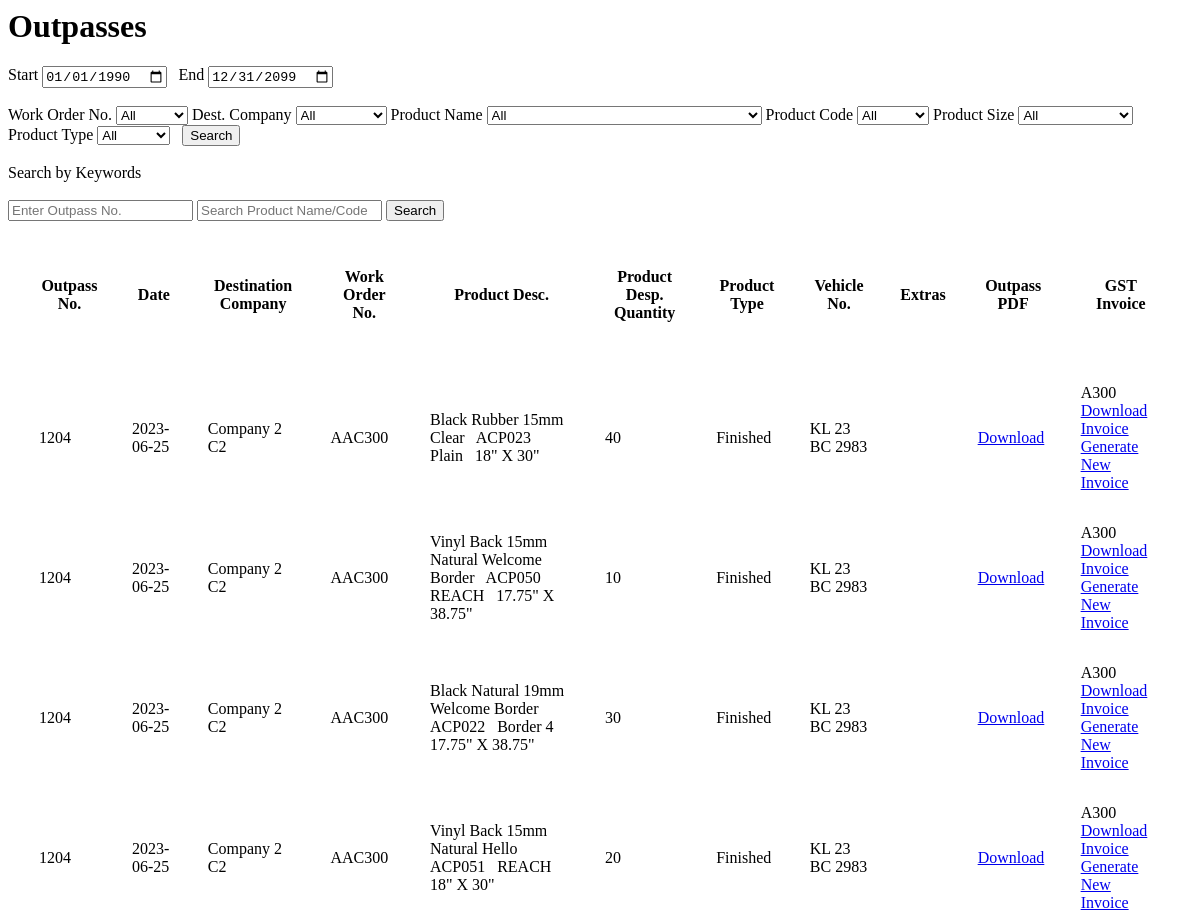
/outpassshowall.php (upper part), run on an earlier commit of the app's database.
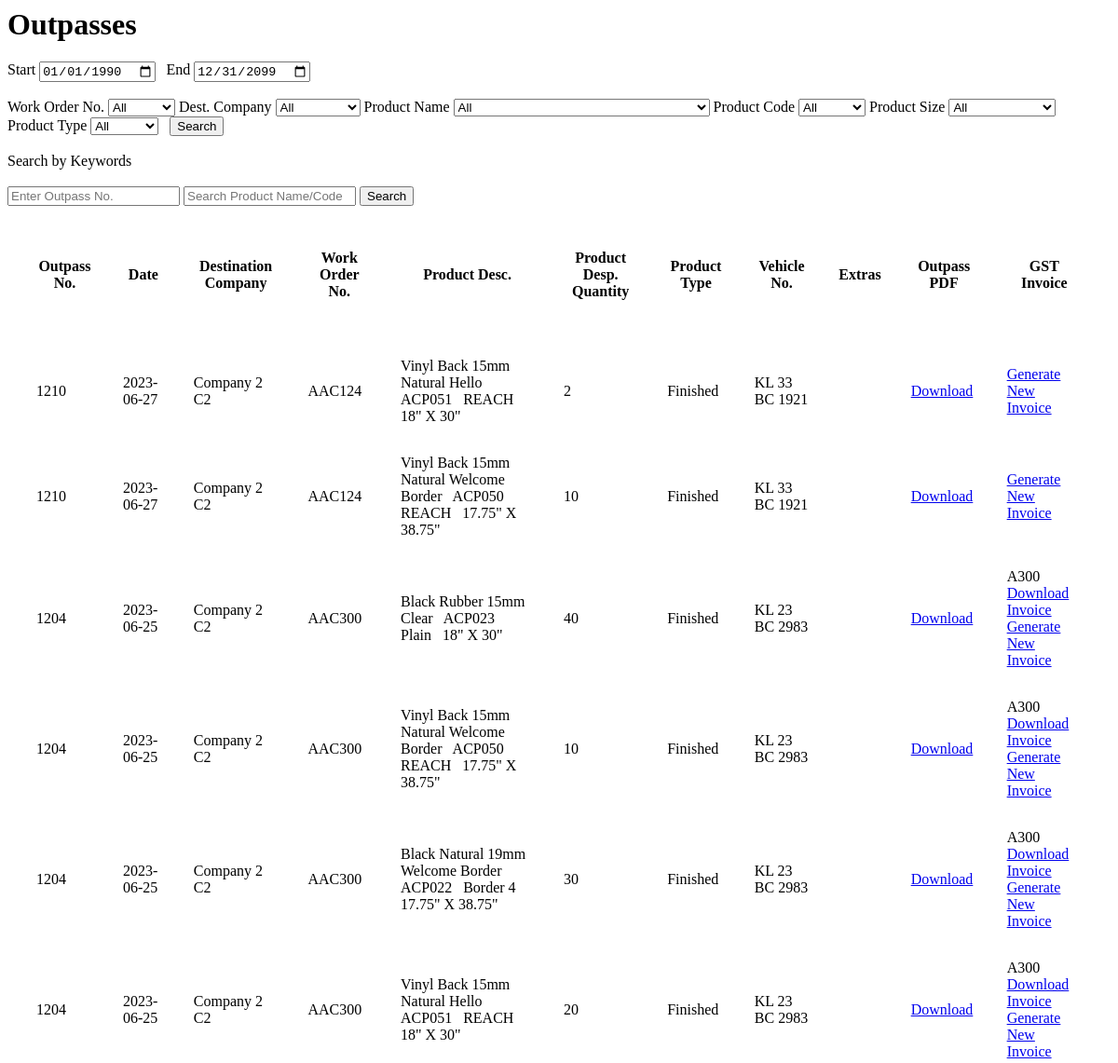
And on a later commit of the database.
### tables this page shows
CREATE TABLE IF NOT EXISTS `outpass` (
  `no` int NOT NULL AUTO_INCREMENT,
  `date` date NOT NULL,
  `work_order_no` varchar(25) NOT NULL,
  `dest` varchar(125) NOT NULL,
  `woc` varchar(125) NOT NULL,
  `vehicleno` varchar(50) NOT NULL,
  `extras` varchar(125) NOT NULL,
  `invoice_no` varchar(20) NOT NULL DEFAULT 'Not Generated',
  `type` varchar(10) NOT NULL DEFAULT 'outpass',
  `timestamp` timestamp NOT NULL DEFAULT CURRENT_TIMESTAMP,
  PRIMARY KEY (`no`)
);

CREATE TABLE IF NOT EXISTS `outpass_products` (
  `outpass_no` int NOT NULL,
  `product_type` varchar(15) NOT NULL DEFAULT 'finished',
  `product_name` varchar(50) NOT NULL,
  `work_order` varchar(25) NOT NULL,
  `product_code` varchar(25) NOT NULL DEFAULT 'AAC(code)',
  `product_design` varchar(50) NOT NULL,
  `product_size` varchar(25) NOT NULL,
  `product_qty` int NOT NULL
);

### outpassshowall.php (the view, shortened to what this page needs)
<?php
include 'conn.php';
?>
<?php
$start = '1990-01-31';
$end = '2099-12-31';
$sql = "select * from outpass,outpass_products where outpass.no = outpass_products.outpass_no";
$sql .= "  AND date BETWEEN '$start' AND '$end' ORDER BY timestamp DESC";
$retval = mysqli_query($conn, $sql);
?>
<html>
<body>
    <div>
        <h1>Outpasses</h1>
        <form name="filter" method="post">
            <label for="start">Start</label>
            <input type="date" value="1990-01-01" id='start' required name="start">
            <label for="end">End</label>
            <input name="end" value="2099-12-31" id='end' required type="date">
            <br> <br>
            <label>Work Order No.</label>
            <select name='workorderno'>
                <option selected>All</option>
            </select>
            <label>Dest. Company</label>
            <select name='company'>
                <option selected>All</option>
            </select>
            <label>Product Name</label>
            <select name='product_name'>
                <option selected>All</option>
            </select>
            <label>Product Code</label>
            <select name='product_code'>
                <option selected>All</option>
            </select>
            <label>Product Size</label>
            <select name='product_size'>
                <option selected>All</option>
            </select> &nbsp;
            <label>Product Type</label>
            <select name='product_type'>
                <option selected>All</option>
            </select> &nbsp;
            <input type="submit" name="filter" value="Search">
            <br> <br>
            Search by Keywords <br> <br>
            <input type="text" name="opno" placeholder="Enter Outpass No.">
            <input type="text" name="search" placeholder="Search Product Name/Code">
            <input type="submit" name="filter" value="Search">
        </form>
        <table style="border-spacing: 30px;">
            <thead>
                <th>
                    Outpass No.
                </th>
                <th>
                    Date
                </th>
                <th>
                    Destination Company
                </th>
                <th>
                    Work Order No.
                </th>
                <th>
                    Product Desc.
                </th>
                <th>
                    Product Desp. Quantity
                </th>
                <th>
                    Product Type
                </th>
                <th>
                    Vehicle No.
                </th>
                <th>
                    Extras
                </th>
                <th>
                    Outpass PDF
                </th>
                <th>
                    GST Invoice
                </th>
            </thead>
            <tbody>
                <tr>
                    <?php
                    while ($row = $retval->fetch_assoc()) {
                        if (!empty($row)) {
                            echo "
                    <tr>
                    <td>
                    {$row['no']}
                    </td>
                    <td>
                    {$row['date']}
                    </td>
                    <td>
                    {$row['dest']}
                    &nbsp;
                    {$row['woc']}
                    </td>
                    <td>
                    {$row['work_order']}
                    </td>
                    <td>
                    {$row['product_name']}
                    &nbsp;
                    {$row['product_code']}
                    &nbsp;
                    {$row['product_design']}
                    &nbsp;
                    {$row['product_size']}
                    </td>
                    <td>
                    {$row['product_qty']}
                    </td>
                    <td>
                    {$row['product_type']}
                    </td>
                    <td>
                    {$row['vehicleno']}
                    </td>
                    <td>
                    {$row['extras']}
                    </td>
                    <td>
                    <a href='createpdfpass.php?no={$row['no']}&io=outpass' target='_blank'>Download</a>
                    </td>
                    <td>";
                            if (!($row['invoice_no'] == 'Not Generated')) {
                                echo "{$row['invoice_no']} <br><a href='createpdfgstinvoice.php?wo={$row['work_order']}&in={$row['invoice_no']}' target='_blank'>Download Invoice</a> <br>";
                            }
                                echo "<a href='creategstinvoice.php?wo={$row['work_order']}' target='_blank'>Generate New Invoice</a>";
                            echo "</td>
                    </tr>
                    ";
                        }
                    }
                    ?>
                </tr>
            </tbody>
        </table>
    </div>
</body>
</html>

What changed in the data, as far as the page shows it:
added outpass: no "1210", date "2023-06-27", dest "Company 2", woc "C2", outpass_products.work_order "AAC124", outpass_products.product_name "Vinyl Back 15mm Natural Hello", outpass_products.product_code "ACP051", outpass_products.product_design "REACH", outpass_products.product_size "18\" X 30\"", outpass_products.product_qty "2", outpass_products.product_type "Finished", vehicleno "KL 33 BC 1921", outpass_products.product_name "Vinyl Back 15mm Natural Welcome Border", outpass_products.product_code "ACP050", outpass_products.product_size "17.75\" X 38.75\"", outpass_products.product_qty "10"
